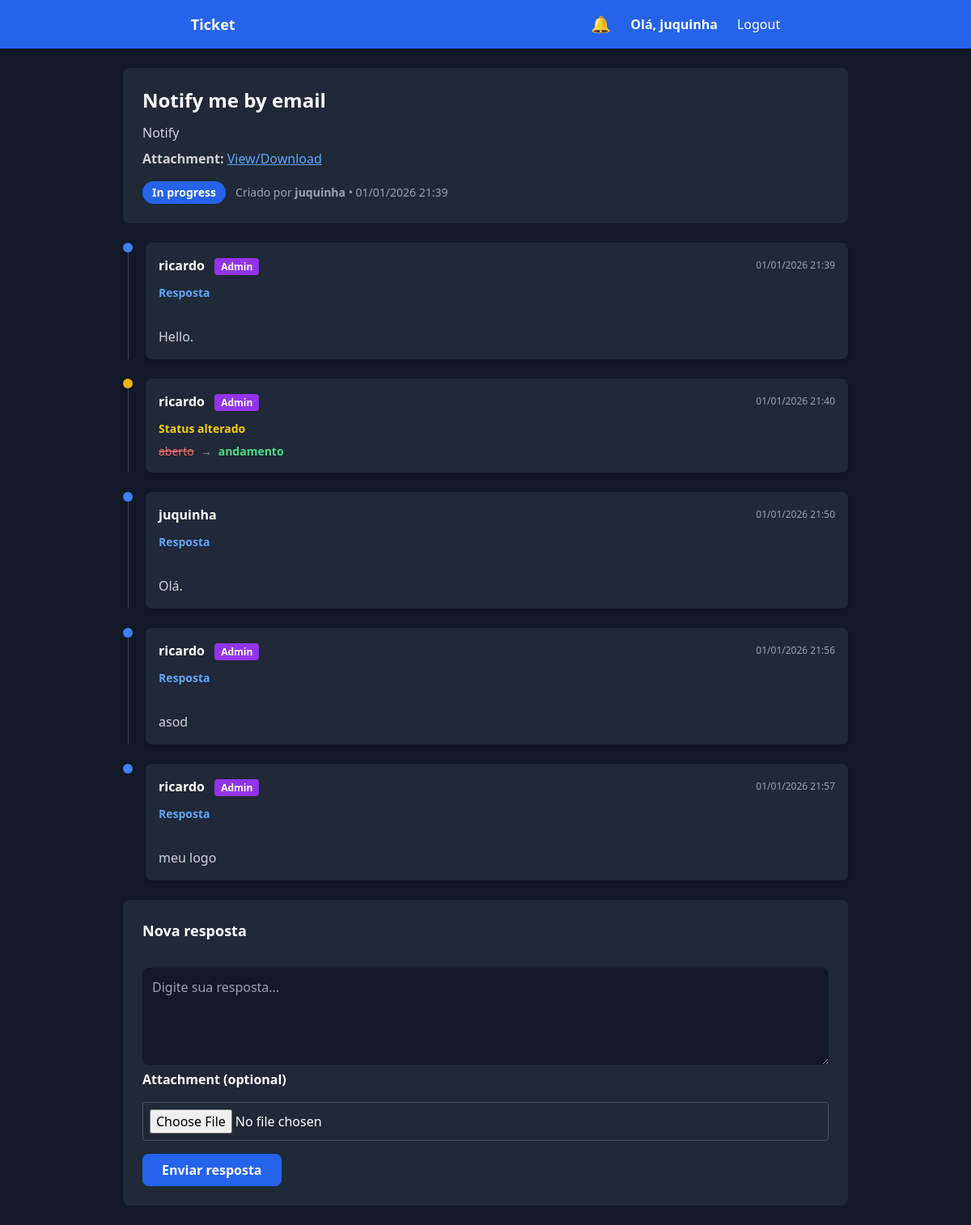
Screenshot of /chamados/chamado/38/ (signed in) with the database file from the repository.
### chamados/models.py (models this page shows, shortened)
class Chamado(models.Model):
    STATUS_CHOICES = (
        ('aberto', 'Open'),
        ('andamento', 'In progress'),
        ('fechado', 'Closed'),
    )
    titulo = models.CharField(max_length=100)
    descricao = models.TextField()
    status = models.CharField(
        max_length=20,
        choices=STATUS_CHOICES,
        default='aberto'
    )
    criado_por = models.ForeignKey(
        User,
        on_delete=models.CASCADE,
        related_name='chamados'
    )
    criado_em = models.DateTimeField(auto_now_add=True)
    anexo = models.FileField(
        upload_to='chamados_anexos/',
        null=True,
        blank=True
    )

class RespostaChamado(models.Model):
    chamado = models.ForeignKey(
        Chamado,
        on_delete=models.CASCADE,
        related_name='respostas'
    )
    autor = models.ForeignKey(User, on_delete=models.CASCADE)
    mensagem = models.TextField()
    criada_em = models.DateTimeField(auto_now_add=True)
    lido_por = models.ManyToManyField(
        User,
        related_name='respostas_lidas',
        blank=True
    )

class HistoricoChamado(models.Model):
    chamado = models.ForeignKey(
        Chamado,
        on_delete=models.CASCADE,
        related_name='historicos'
    )
    usuario = models.ForeignKey(
        User,
        on_delete=models.SET_NULL,
        null=True
    )
    status_anterior = models.CharField(max_length=20)
    novo_status = models.CharField(max_length=20)
    criado_em = models.DateTimeField(auto_now_add=True)
    lido_por = models.ManyToManyField(
        User,
        related_name='historicos_lidos',
        blank=True
    )

### chamados/views.py (the view)
# urls.py: path('chamado/<int:id>/', views.detalhe_chamado, name='detalhe_chamado'),  # /chamados/chamado/<id>/
@login_required
def detalhe_chamado(request, id):
    chamado = get_object_or_404(Chamado, id=id)
    if not request.user.is_staff and chamado.criado_por != request.user:
        return render(request, 'chamados/403.html', status=403)
    pode_responder = not (
        chamado.status == 'fechado' and not request.user.is_staff
    )
    for h in chamado.historicos.exclude(lido_por=request.user):
        h.lido_por.add(request.user)
    for r in chamado.respostas.exclude(lido_por=request.user):
        r.lido_por.add(request.user)
    Notificacao.objects.filter(
        usuario=request.user,
        chamado=chamado,
        lida=False
    ).update(lida=True)
    if request.method == 'POST':
        if not pode_responder:
            messages.error(request, 'This ticket is closed and cannot be replied.')
            return redirect('detalhe_chamado', id=chamado.id)
        form = RespostaChamadoForm(request.POST)
        if form.is_valid():
            resposta = form.save(commit=False)
            resposta.chamado = chamado
            resposta.autor = request.user
            resposta.save()
            if chamado.criado_por != request.user:
                Notificacao.objects.create(
                    usuario=chamado.criado_por,
                    chamado=chamado,
                    mensagem=f'New reply in ticket "{chamado.titulo}"',
                    status=chamado.status
                )
            return redirect('detalhe_chamado', id=chamado.id)
    else:
        form = RespostaChamadoForm()
    return render(request, 'chamados/detalhe_chamado.html', {
        'chamado': chamado,
        'form': form,
        'timeline': montar_timeline(chamado),
        'pode_responder': pode_responder
    })

### chamados/forms.py
class RespostaChamadoForm(forms.ModelForm):
    class Meta:
        model = RespostaChamado
        fields = ['mensagem']

### chamados/context_processors.py (called while the page is built)
def notificacoes_nao_lidas(request):
    if request.user.is_authenticated:
        return {
            'notificacoes_nao_lidas': request.user.notificacoes.filter(lida=False),
            'total_notificacoes': request.user.notificacoes.filter(lida=False).count()
        }
    return {}

def notificacoes_usuario(request):
    if request.user.is_authenticated:
        notificacoes = request.user.notificacoes.order_by('-criada_em')[:5]
        nao_lidas = request.user.notificacoes.filter(lida=False).count()
    else:
        notificacoes = []
        nao_lidas = 0
    return {
        'notificacoes': notificacoes,
        'notificacoes_nao_lidas': nao_lidas
    }

### chamados/views.py (called while the page is built)
def montar_timeline(chamado):
    eventos = []
    for h in chamado.historicos.all():
        eventos.append({
            'tipo': 'status',
            'usuario': h.usuario,
            'data': h.criado_em,
            'status_anterior': h.status_anterior,
            'novo_status': h.novo_status,
            'obj': h
        })
    for r in chamado.respostas.all():
        eventos.append({
            'tipo': 'resposta',
            'usuario': r.autor,
            'data': r.criada_em,
            'mensagem': r.mensagem,
            'obj': r
        })
    eventos.sort(key=lambda x: x['data'])
    return eventos

### chamados/templates/chamados/detalhe_chamado.html (shortened to what this page needs)
{% extends 'base.html' %}
{% block content %}
{% if request.user.is_staff or chamado.criado_por == request.user %}
<div class="max-w-4xl mx-auto space-y-6 px-2 sm:px-0">
  <div class="bg-gray-800 rounded-lg p-5 sm:p-6">
    <h2 class="text-xl sm:text-2xl font-bold text-white">
      {{ chamado.titulo }}
    </h2>
    <p class="text-gray-300 mt-3 text-sm sm:text-base leading-relaxed">
      {{ chamado.descricao }}
    </p>
    {% if chamado.anexo %}
      <p class="mt-2 text-gray-300 text-sm sm:text-base">
        <strong>Attachment:</strong>
        <a href="{{ chamado.anexo.url }}" target="_blank" class="underline text-blue-400">
          View/Download
        </a>
      </p>
    {% endif %}
    <div class="mt-4 flex flex-col sm:flex-row sm:items-center gap-3 text-sm">
      <span class="px-3 py-1 rounded-full bg-blue-600 text-white font-semibold w-fit">
        {{ chamado.get_status_display }}
      </span>
      <span class="text-gray-400">
        Criado por <b>{{ chamado.criado_por.username }}</b> •
        {{ chamado.criado_em|date:'d/m/Y H:i' }}
      </span>
    </div>
  </div>
  <div class="space-y-6">
    {% for item in timeline %}
      <div class="flex gap-3 sm:gap-4" {% if forloop.last %}id="ultimo-item"{% endif %}>
        <div class="flex flex-col items-center">
          <div class="w-3 h-3 rounded-full
            {% if item.tipo == 'status' %}bg-yellow-500{% endif %}
            {% if item.tipo == 'resposta' %}bg-blue-500{% endif %}
          "></div>
        </div>
        <div class="flex-1 rounded-lg p-4 shadow-md
          {% if request.user not in item.obj.lido_por.all and item.tipo == 'status' %}
            bg-yellow-900 border border-yellow-500
          {% elif request.user not in item.obj.lido_por.all and item.tipo == 'resposta' %}
            bg-blue-900 border border-blue-500
          {% else %}
            bg-gray-800
          {% endif %}
        ">
          <div class="flex flex-col sm:flex-row sm:justify-between sm:items-center gap-2">
            <span class="text-white font-semibold text-sm sm:text-base">
              {{ item.usuario.username }}
              {% if item.usuario.is_staff %}
                <span class="ml-2 text-xs px-2 py-0.5 rounded
                             bg-purple-600 text-white">
                  Admin
                </span>
              {% endif %}
            </span>
            <span class="text-xs text-gray-400">
              {{ item.data|date:'d/m/Y H:i' }}
            </span>
          </div>
          {% if item.tipo == 'status' %}
            <p class="text-yellow-400 text-sm mt-3 font-semibold">
              Status alterado
            </p>
            <div class="mt-2 text-gray-300 flex flex-wrap items-center gap-2 text-sm">
              <span class="line-through text-red-400">
                {{ item.status_anterior }}
              </span>
              <span class="text-gray-400">→</span>
              <span class="text-green-400 font-bold">
                {{ item.novo_status }}
              </span>
            </div>
          {% elif item.tipo == 'resposta' %}
            <p class="text-blue-400 text-sm mt-3 font-semibold">
              Resposta
            </p>
            <p class="text-gray-300 mt-2 whitespace-pre-line leading-relaxed text-sm sm:text-base">
              {{ item.mensagem }}
            </p>
          {% endif %}
        </div>
      </div>
    {% empty %}
      <p class="text-center text-gray-500">
        Nenhuma atividade neste chamado.
      </p>
    {% endfor %}
  </div>
  <div class="bg-gray-800 rounded-lg p-5 sm:p-6">
    <h3 class="text-lg font-semibold text-white mb-4">
      Nova resposta
    </h3>
    {% if not pode_responder %}
      <div class="bg-red-900 border border-red-600 text-red-200
                  px-4 py-3 rounded text-sm font-semibold">
        🔒 This call is closed. You can no longer reply.
      </div>
    {% else %}
      <form method="post" class="space-y-4" enctype="multipart/form-data">
        <textarea
          name="mensagem"
          rows="4"
          required
          class="w-full p-3 rounded-lg bg-gray-900 text-white
                 focus:outline-none focus:ring-2 focus:ring-blue-500 text-sm sm:text-base"
          placeholder="Digite sua resposta..."
        ></textarea>
        <label for="anexo" class="text-white font-semibold">Attachment (optional)</label>
        <input
          type="file"
          name="anexo"
          id="anexo"
          class="w-full border border-gray-600 p-2 rounded bg-gray-800 text-white"
        />
        <button
          type="submit"
          class="w-full sm:w-auto bg-blue-600 hover:bg-blue-700 px-6 py-2
                 rounded-lg text-white font-semibold transition"
        >
          Enviar resposta
        </button>
      </form>
    {% endif %}
  </div>
</div>
{% else %}
<div class="max-w-xl mx-auto bg-red-900 border border-red-600
            text-red-200 px-6 py-5 rounded-lg text-center font-semibold">
   You do not have permission to view this ticket.
</div>
{% endif %}
{% endblock %}

### chamados/templates/base.html (shortened to what this page needs)
{% load static %}
<!DOCTYPE html>
<html lang="pt-BR" class="dark">
<head>
  <script src="https://cdn.tailwindcss.com"></script>
</head>
<body class="bg-gray-900 min-h-screen flex flex-col">
<nav class="bg-blue-600 dark:bg-blue-900 text-white px-4 py-4 flex items-center justify-around">
  <h1 class="font-bold text-lg">
    <a href="/">Ticket</a>
  </h1>
  <div class="hidden md:flex items-center gap-6">
    <div class="relative">
      <button id="notifBtn" class="relative text-xl focus:outline-none">
        🔔
      </button>
    </div>
    <div class="relative group">
      <span class="cursor-pointer font-semibold">
        Olá, {{ request.user.username }}
      </span>
    </div>
    <form method="post" action="{% url 'logout' %}">
      <button class="hover:underline">Logout</button>
    </form>
  </div>
</nav>
<main class="p-4 md:p-6 flex-1">
  {% block content %}{% endblock %}
</main>
</body>
</html>

### rows the page displays
Chamado: titulo "Notify me by email", descricao "Notify", status "In progress", criado_por.username "juquinha", criado_em "01/01/2026 21:39"

### other values shown
{{ request.user.username }} "juquinha"
{{ item.usuario.username }} "ricardo"
{{ item.data|date:'d/m/Y H:i' }} "01/01/2026 21:39"
{{ item.mensagem }} "Hello."
{{ item.data|date:'d/m/Y H:i' }} "01/01/2026 21:40"
{{ item.status_anterior }} "aberto"
{{ item.novo_status }} "andamento"
{{ item.usuario.username }} "juquinha"
{{ item.data|date:'d/m/Y H:i' }} "01/01/2026 21:50"
{{ item.mensagem }} "Olá."
{{ item.data|date:'d/m/Y H:i' }} "01/01/2026 21:56"
{{ item.mensagem }} "asod"
{{ item.data|date:'d/m/Y H:i' }} "01/01/2026 21:57"
{{ item.mensagem }} "meu logo"
